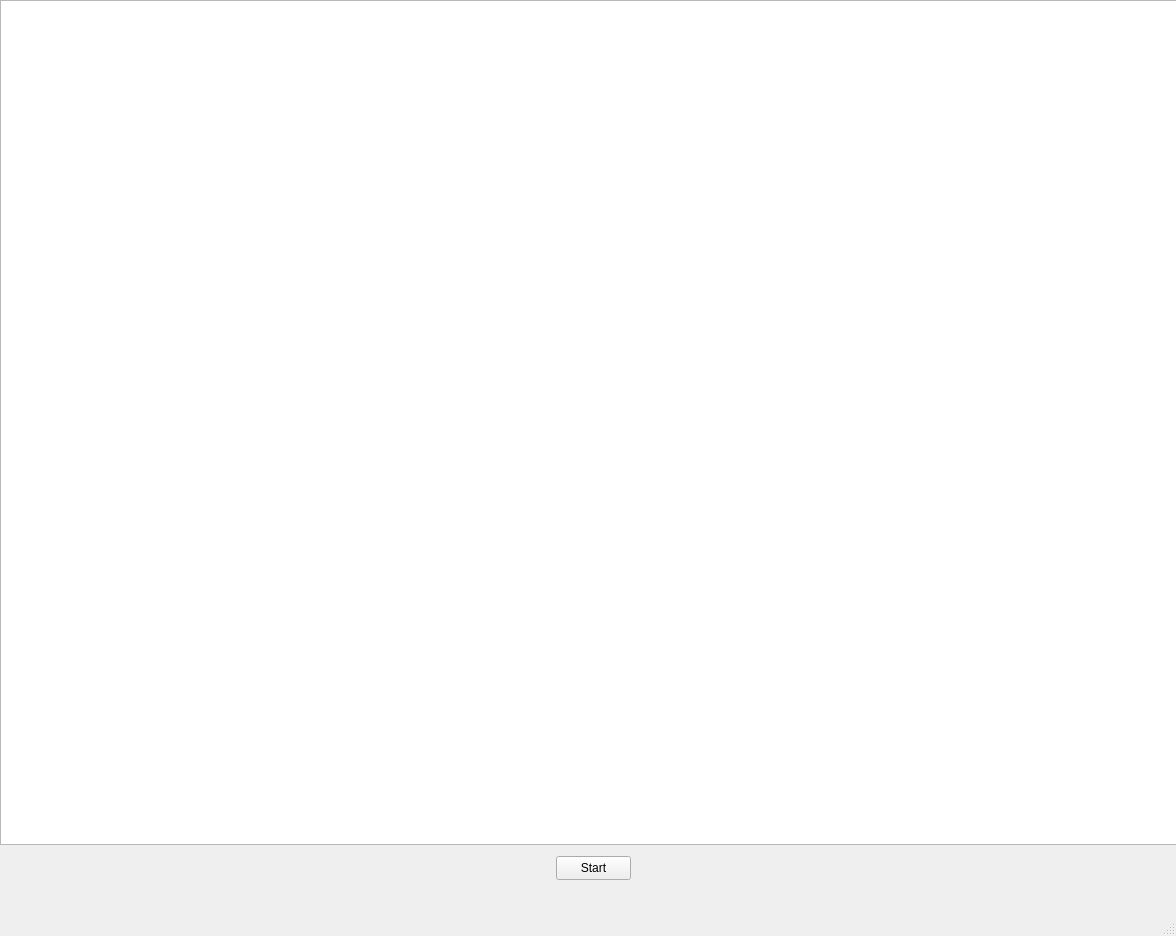
<ui version="4.0" >
 <class>MainWindow</class>
 <widget class="QMainWindow" name="MainWindow" >
  <property name="geometry" >
   <rect>
    <x>0</x>
    <y>0</y>
    <width>1176</width>
    <height>936</height>
   </rect>
  </property>
  <property name="windowTitle" >
   <string>MainWindow</string>
  </property>
  <widget class="QWidget" name="centralwidget" >
   <widget class="QPushButton" name="pushButton" >
    <property name="geometry" >
     <rect>
      <x>556</x>
      <y>856</y>
      <width>75</width>
      <height>24</height>
     </rect>
    </property>
    <property name="text" >
     <string>Start</string>
    </property>
   </widget>
   <widget class="QTextEdit" name="textEdit" >
    <property name="geometry" >
     <rect>
      <x>0</x>
      <y>0</y>
      <width>1197</width>
      <height>845</height>
     </rect>
    </property>
   </widget>
  </widget>
  <widget class="QMenuBar" name="menubar" >
   <property name="geometry" >
    <rect>
     <x>0</x>
     <y>0</y>
     <width>1176</width>
     <height>19</height>
    </rect>
   </property>
  </widget>
  <widget class="QStatusBar" name="statusbar" />
 </widget>
 <resources/>
 <connections/>
</ui>
